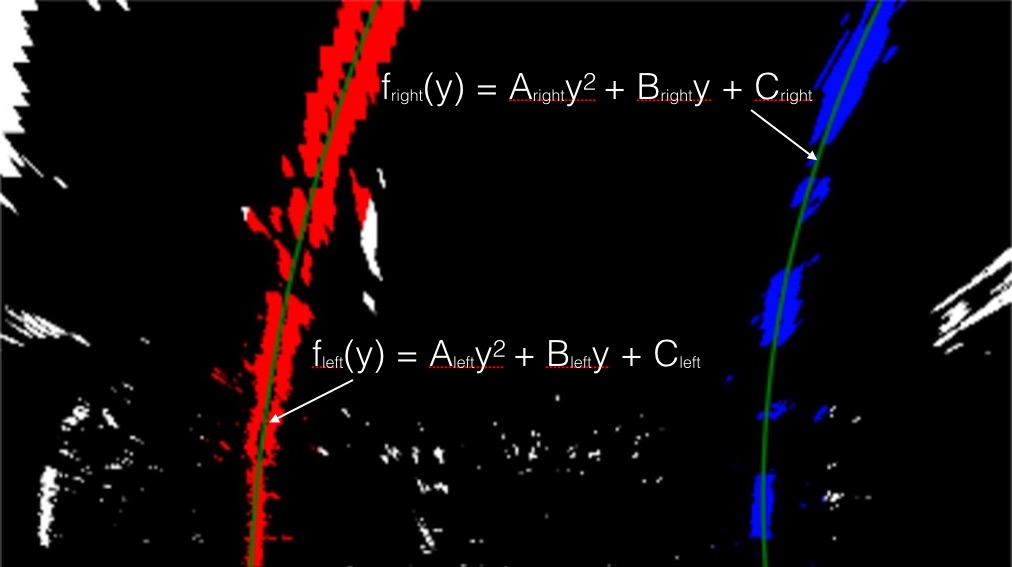
#> input picture examples/color_fit_lines.jpg, 1012 x 567 px, given in place of kamera roof.mp4, which was not available
$ jupyter execute --allow-errors 'Advanced Lane Finding-Copy7.ipynb'   (shell and % lines are left out)   (older library calls are emulated)   (text cells are left out)
#> lines starting #> are read from the running program, lines starting #| are printed output that depends on the picture; after the words box and inside, x2 and y2 are one past the last pixel; in counts of white or black regions, pixels touching at a corner belong together; pictures that were not available may be replaced by others from this repository, and a replacement may not be noted
[cell 1]
import numpy as np
import pandas as pd
import cv2
import os
import glob
import matplotlib.pyplot as plt
import pickle

[cell 2]
frameList = []
video = cv2.VideoCapture('kamera roof.mp4')
cap = video
while(cap.isOpened()):

  # Capture frame-by-frame
  ret, img = cap.read()
#> img is the input picture: shape (567, 1012, 3); mean B, G, R 11.4, 8.2, 15.7
  try:
      frame = Pipeline(img)
  except:
      frame = img

  if ret == True:
    # Display the resulting frame
    cv2.imshow('Frame', frame)
    frameList.append(frame)

    # Press Q on keyboard to  exit
    if cv2.waitKey(10) & 0xFF == ord('q'):
#> (key q is pressed here)
      break

  # Break the loop
  else:
    break

# When everything done, release
# the video capture object
cap.release()
cv2.destroyAllWindows()

[cell 3]
def calibrate():
    # Create object points (0 0 0) ... (8 5 0)
    objp = np.zeros((9*6, 3), np.float32)

    # assign grid points to x and y keeping z as zero
    objp[:, :2] = np.mgrid[0:9, 0:6].T.reshape(-1, 2)

    # Stores all object points & img points from all images
    objpoints = []
    imgpoints = []

    # Get directory for all calibration images
    images = glob.glob('camera_cal/calibration*.jpg')

    for indx, fname in enumerate(images):

        img = cv2.imread(fname)
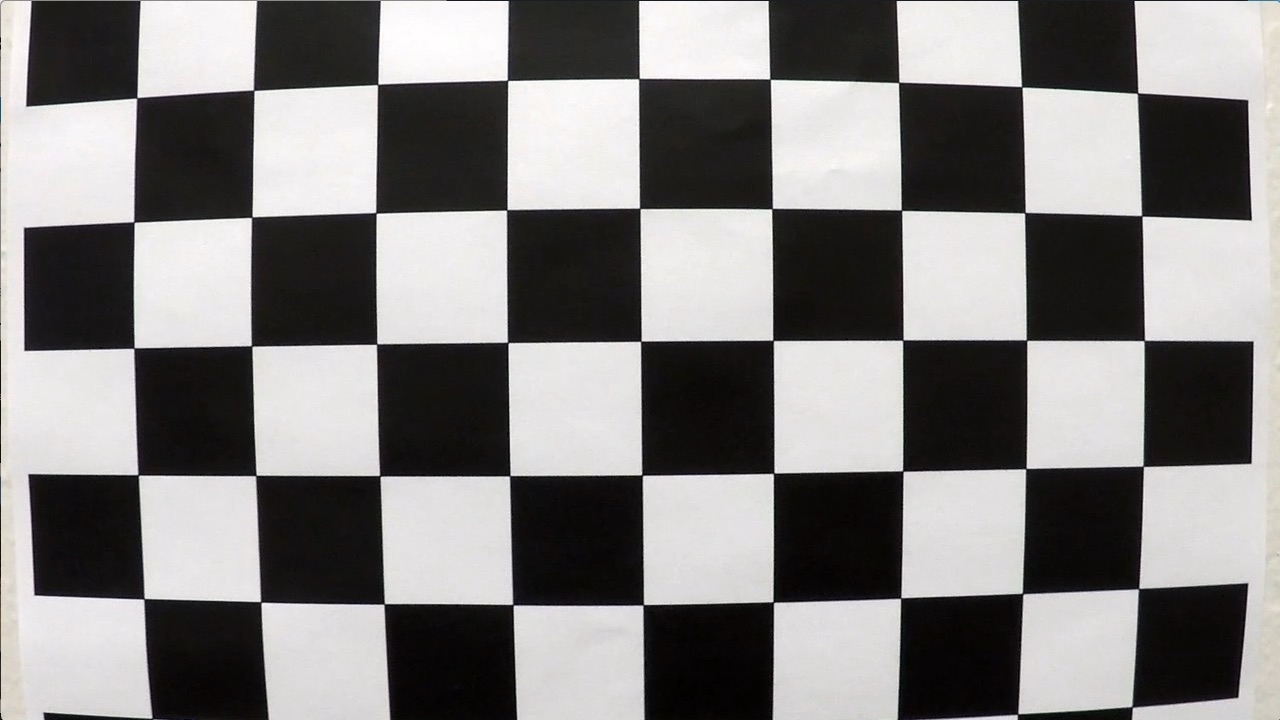
#> input picture camera_cal/calibration1.jpg, 1280 x 720 px
#> img is the input picture: shape (720, 1280, 3); mean B, G, R 127.8, 128.4, 130.1

        # Converting to grayclae - findChessboardCorners expects graysclae image
        gray = cv2.cvtColor(img, cv2.COLOR_BGR2GRAY)

        # Find inner corners of chess baord
        ret, corners = cv2.findChessboardCorners(gray, (9, 6), None)
#> ret = False; corners = None

        if ret == True:
            objpoints.append(objp)
            imgpoints.append(corners)

    img_size = (img.shape[1], img.shape[0])
#> img_size = (1280, 720)

    # Calibrate camera
    ret, mtx, dist, rvecs, tvecs = cv2.calibrateCamera(objpoints, imgpoints, img_size, None, None)
#> ret = 0.644; mtx = [[1057.6, 0, 691.1], [0, 1058.6, 278], [0, 0, 1]]; dist = [[-0.322, 0.709, 0.013, 0.00946, -1.02]]; rvecs = ([0.424, -0.236, 0.0488], [-0.024, 0.4, -0.0295]); tvecs = ([-2.48, 1.1, 17.79], [-17.95, -0.401, 29.17])

    # Save camera matrix and distortion coefficient to pickle file

    calibration_param = {}
    calibration_param['mtx'] = mtx
    calibration_param['dist'] = dist
    pickle.dump( calibration_param, open('camera_cal/calibration_pickle.pickle', 'wb') )

[cell 4]
calibrate()

[cell 5]
# [12 lines left out: function undistort_img, not called in this run]

[cell 6]
def img_threshold(img, s_thresh=(110, 161), sx_thresh=(150, 255)):

#> called with s_thresh = (110, 161), sx_thresh = (150, 255)
    undistorted_img = img
    hls = cv2.cvtColor(img, cv2.COLOR_RGB2HSV)
#> hls: shape (567, 1012, 3); mean H, S, V 13.9, 38.2, 20

    s_channel = hls[:, :, 1]
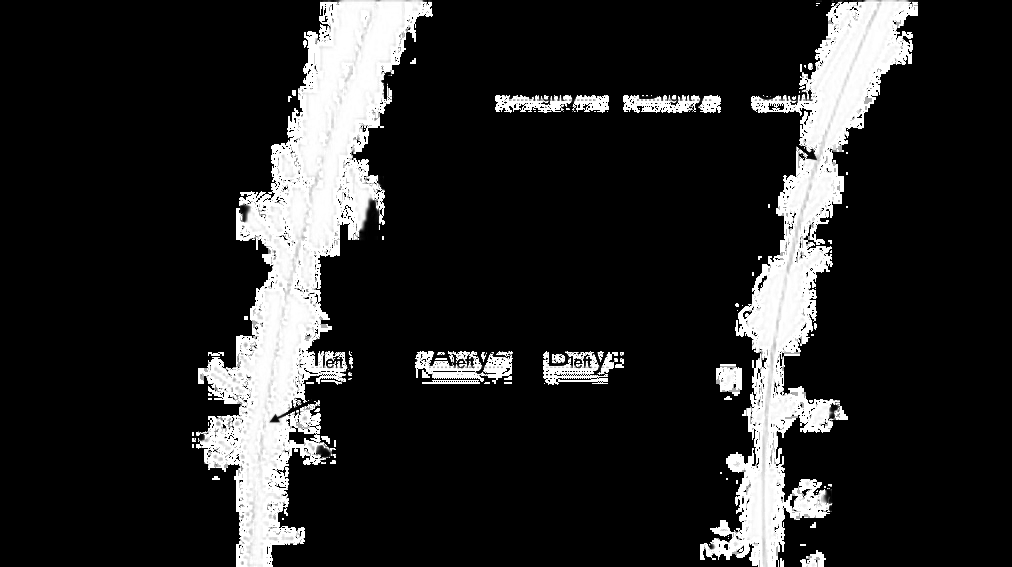
#> s_channel: shape (567, 1012); min 0, max 255, mean 38.2


    sobelx = cv2.Sobel(s_channel, cv2.CV_64F, 1, 0)
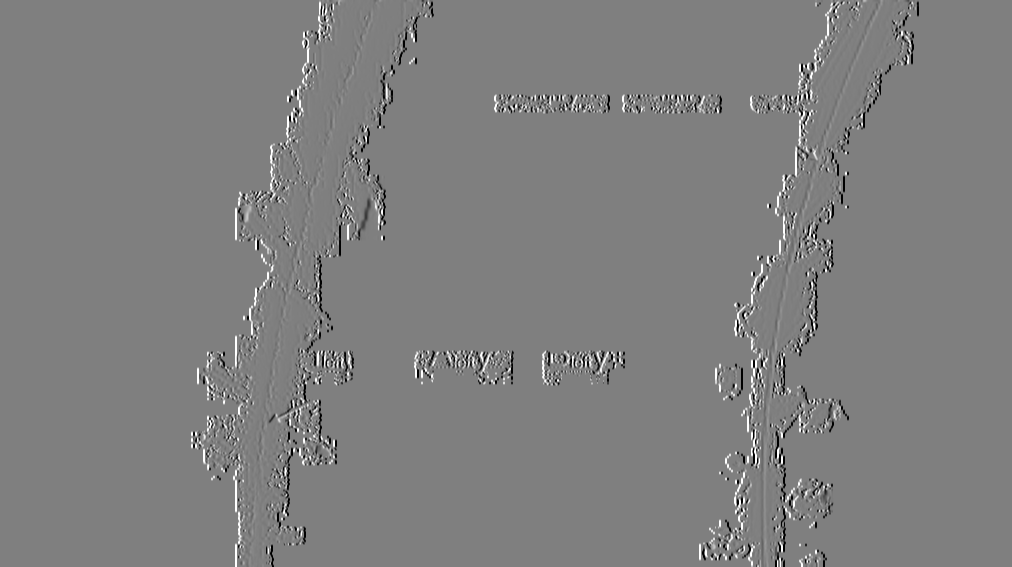
#> sobelx: shape (567, 1012) float64; min -1020, max 1020, mean 0; drawn with min black and max white
    abs_sobelx = np.absolute(sobelx)
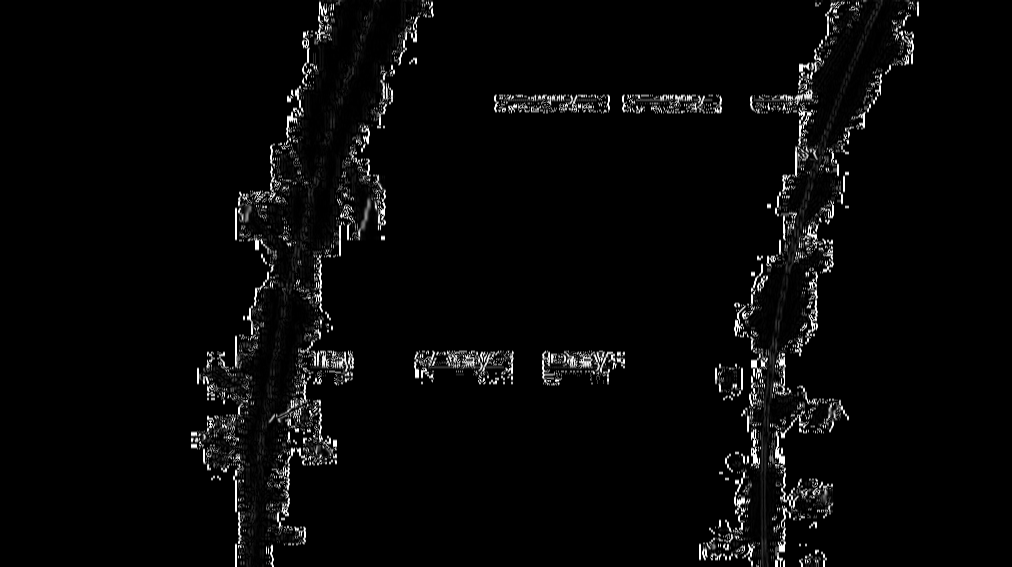
#> abs_sobelx: shape (567, 1012) float64; min 0, max 1020, mean 30.3; drawn with min black and max white
    scaled_sobel = np.uint8(255*abs_sobelx/np.max(abs_sobelx))

    sxbinary = np.zeros_like(scaled_sobel)
    sxbinary[(scaled_sobel >= sx_thresh[0]) & (scaled_sobel <= sx_thresh[1])] = 1

    s_binary = np.zeros_like(s_channel)
    s_binary[(s_channel >= s_thresh[0]) & (s_channel <= s_thresh[1])] = 1

    color_binary = np.dstack((np.zeros_like(sxbinary), sxbinary, s_binary)) * 255

    combined_binary = np.zeros_like(sxbinary)

    combined_binary[(s_binary == 1) | (sxbinary == 1)] = 1

    return combined_binary

[cell 7]
plt.imshow(img_threshold(frameList[0]),cmap ='gray')
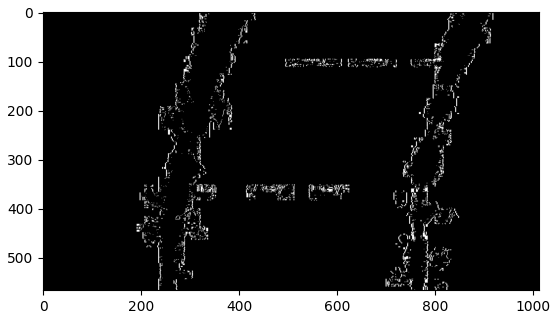
#> figure drawn by matplotlib, 1 panel

[cell 8]
a = [0,367]
b = [1920,367]
c = [0,695]
d = [1919,695]

[cell 9]
def perspective_transform(img):

    src = np.float32([a,b,c,d])
    dst = np.float32([ [0, 0], [img.shape[1], 0], [0, img.shape[0]], [img.shape[1], img.shape[0]]])

    img_size = (img.shape[1],img.shape[0])
#> img_size = (1012, 567)

    M = cv2.getPerspectiveTransform(src, dst)
    warped = cv2.warpPerspective(img, M, img_size)
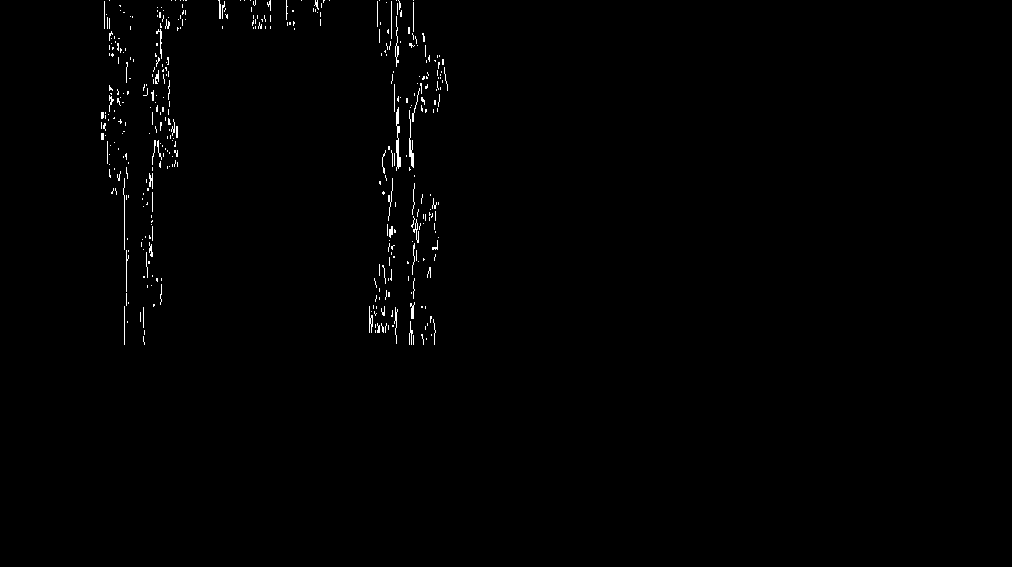
#> warped: shape (567, 1012); values 0 (black) and 1 (white), 0.67% white in thin lines or dots, all inside (x1, y1, x2, y2) = (101, 0, 448, 345)
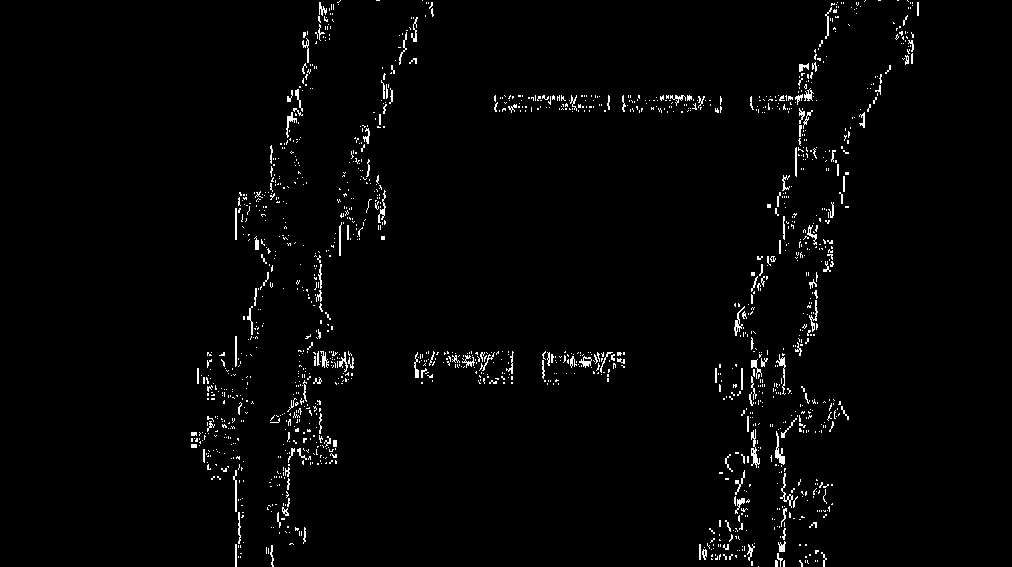
#> img: shape (567, 1012); values 0 (black) and 1 (white), 2% white in thin lines or dots, all inside (x1, y1, x2, y2) = (191, 0, 919, 567)

    return warped

# [15 lines left out: function inv_perspective_transform, not called in this run]

def get_hist(img):
    hist = np.sum(img[img.shape[0]//2:,:], axis=0)
#> hist = 1012 values, max 39 at index 124, min 0 at index 0, mean 0.575
    return hist

[cell 10]
plt.hist(get_hist(perspective_transform(img_threshold(frameList[0]))))
plt.show()
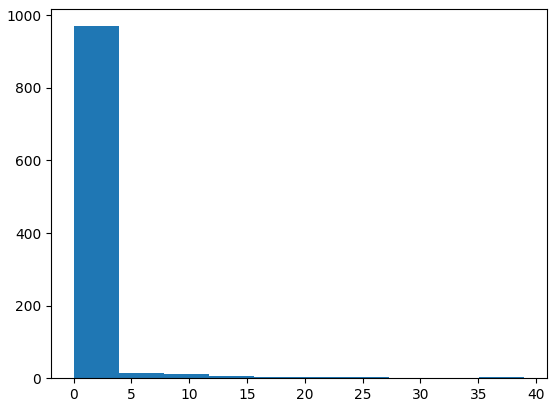
#> figure drawn by matplotlib, 1 panel; tallest bar 970 high, from x = 2.22e-16 to 3.9

[cell 11]
# [82 lines left out: function find_lane_pixels, not called in this run]

[cell 12]
# [23 lines left out: function fit_poly, not called in this run]

[cell 13]
# [45 lines left out: function search_around_poly, not called in this run]

[cell 14]
# [27 lines left out: function measure_curvature_real, not called in this run]

[cell 15]
# [29 lines left out: function draw_lane, not called in this run]

[cell 16]
first_run = True
gleft_fit = gright_fit = None

# [38 lines left out: function Pipeline, not called in this run]

[cell 17]
from moviepy.editor import VideoFileClip
os.environ["IMAGEIO_FFMPEG_EXE"] = "/usr/bin/ffmpeg"

first_run = True
gleft_fit = gright_fit = None

#> (the rest of this cell did not finish here and is left out)

[cell 18]
len(frameList)
#> Out = 1
